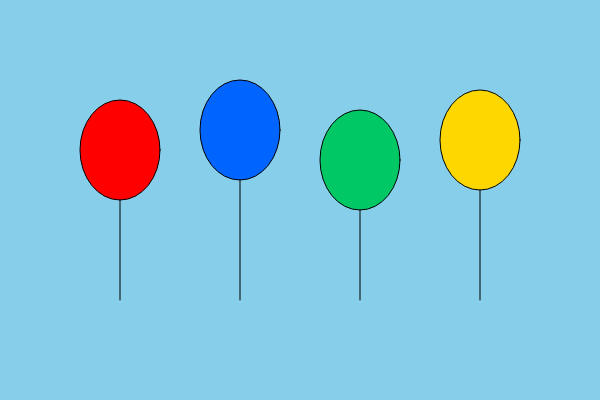
Frame 1 (no input)
Frame 60 (no input): identical to frame 1, image omitted
Frame 120 (the mouse pressed at the canvas centre since frame 60): identical to frame 1, image omitted

The p5.js sketch that drew this single still picture (run headless with seeded random() and noise() and a simulated clock; from frame 60 on, the mouse is pressed at the canvas centre):

// p5.js sketch
// ── sketch.js
function setup() {
  createCanvas(600, 400);
}

function draw() {
  background(135, 206, 235); // Sky blue background

  // Red Balloon
  fill(255, 0, 0);
  ellipse(120, 150, 80, 100);
  stroke(0);
  line(120, 200, 120, 300);

  // Blue Balloon
  fill(0, 100, 255);
  ellipse(240, 130, 80, 100);
  line(240, 180, 240, 300);

  // Green Balloon
  fill(0, 200, 100);
  ellipse(360, 160, 80, 100);
  line(360, 210, 360, 300);

  // Yellow Balloon
  fill(255, 215, 0);
  ellipse(480, 140, 80, 100);
  line(480, 190, 480, 300);
}
